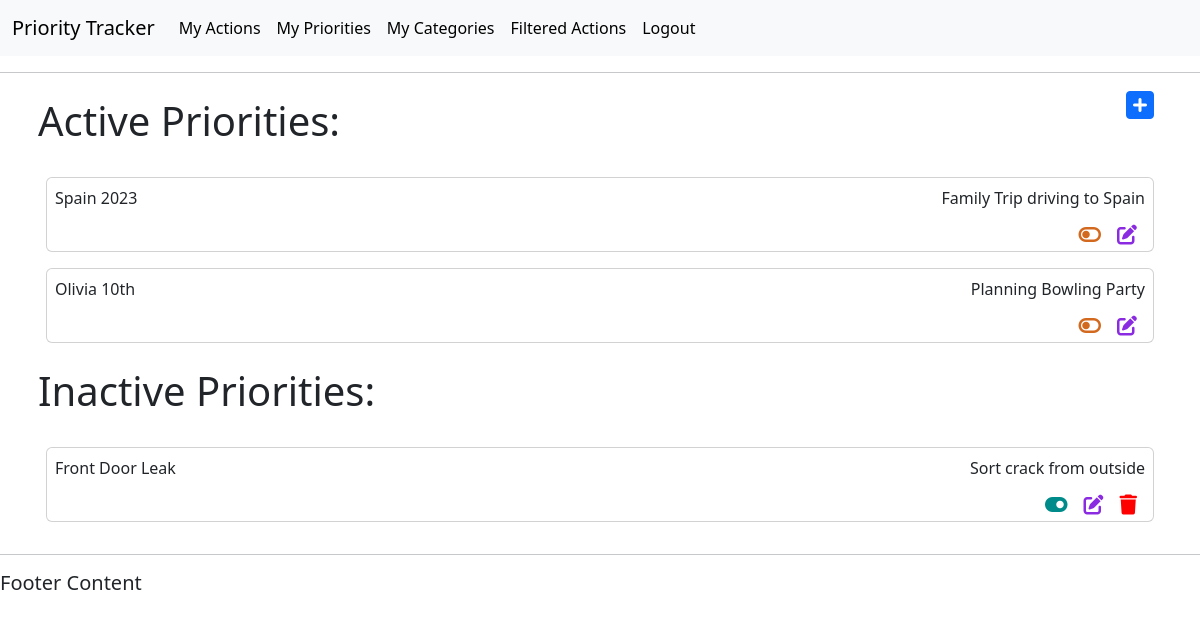
Page /priorities/ (signed in) on the earlier database version.
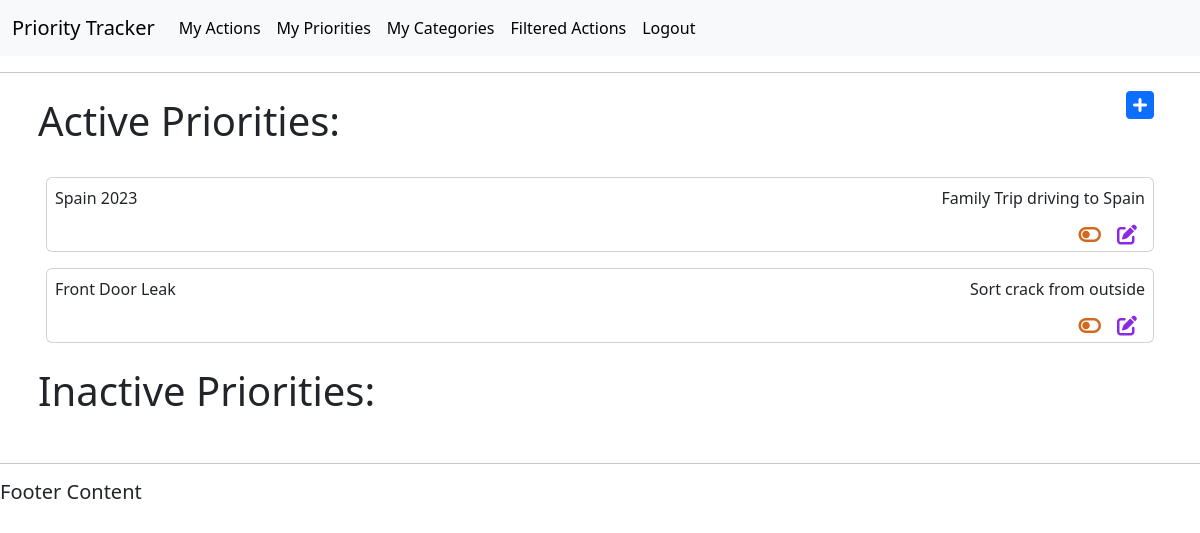
Same page on the later database version.
### actions/models.py (models this page shows, shortened)
class Priority(models.Model):
    title = models.CharField(max_length=50, null=False, blank=False)
    description = models.CharField(max_length=150)
    activeStatus = models.BooleanField(null=False, blank=False, default=True)
    category = models.ForeignKey(
        Category, on_delete=models.CASCADE, null=True, blank=True)
    user = models.ForeignKey(
        settings.AUTH_USER_MODEL, on_delete=models.CASCADE, related_name="priorities", null=True)

### actions/views.py (the view)
# urls.py: path('priorities/', views.get_priorities_list, name='get_priorities_list'),
@login_required(login_url='login')
def get_priorities_list(request):
    priorities = Priority.objects.all()
    context = {
        "priorities": priorities
    }
    return render(request, 'actions/priorities_list.html', context)

### actions/templates/actions/priorities_list.html (shortened to what this page needs)
{% extends 'actions/main.html' %}
{% block content %}
<body>
    <div class="container d-flex p-2 justify-content-between flex-row bd-highlight">
        <h1>Active Priorities:</h1>
        <a class="fa-solid fa-2xl p-2 fa-square-plus" role="button" href="/add-priority/"></a>
    </div>
    <div class="container d-flex p-2 flex-column bd-highlight">
        {% for priority in user.priorities.all %}
        {% if priority.activeStatus == True %}
        <div class="d-flex p-2 flex-column bd-highlight">
            <div class="p-2 card bd-highlight">
                <div class="d-flex justify-content-between flex-row bd-highlight">
                    <p class="bd-highlight">{{ priority.title }}</p>
                    <p class="bd-highlight">{{ priority.description }}</p>
                </div>
                <div class="icon-outer-container">
                    <div class="icon-container d-flex justify-content-end">
                        <div class="d-flex justify-content-end col-12">
                            <a class="fa-solid fa-lg p-2 fa-toggle-off" role="button" href="{% url 'priority_active_status' priority.id %}"></a>
                            <a class="fa-solid fa-lg p-2 fa-pen-to-square" role="button" href="{% url 'update_priority' priority.id %}"></a>
                        </div>
                    </div>
                </div>
            </div>
        </div>
    {% endif %}
    {% endfor %}
    </div>
    <div class="container d-flex p-2 justify-content-between flex-row bd-highlight">
        <h1>Inactive Priorities:</h1>
    </div>
    <div class="container d-flex p-2 flex-column bd-highlight">
    {% for priority in user.priorities.all %}
    {% if priority.activeStatus == False %}
    <div class="d-flex p-2 flex-column bd-highlight">
        <div class="p-2 card bd-highlight">
            <div class="d-flex justify-content-between flex-row bd-highlight">
                <p class="bd-highlight">{{ priority.title }}</p>
                <p class="bd-highlight">{{ priority.description }}</p>
            </div>
            <div class="icon-outer-container">
                <div class="icon-container d-flex justify-content-end">
                    <div class="d-flex justify-content-end col-12">
                        <a class="fa-solid fa-lg p-2 fa-toggle-on" role="button" href="{% url 'priority_active_status' priority.id %}"></a>
                        <a class="fa-solid fa-lg p-2 fa-pen-to-square" role="button" href="{% url 'update_priority' priority.id %}"></a>
                        <a class="fa-solid fa-lg p-2 fa-trash" role="button" href="{% url 'delete_priority' priority.id %}"></a>
                    </div>
                </div>
            </div>
        </div>
    </div>
    {% endif %}
    {% endfor %}
    </div>
</body>
{% endblock %}

Differences in the rows shown:
removed Priority: title "Olivia 10th", description "Planning Bowling Party", shown under "Active Priorities:"
changed Priority "Front Door Leak": moves from the list under "Inactive Priorities:" to the list under "Active Priorities:"
